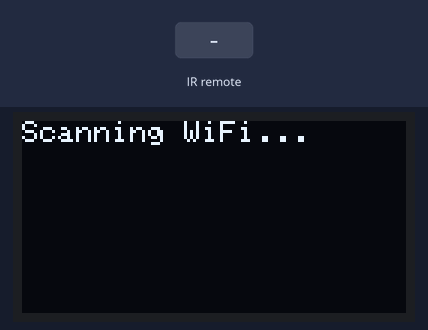
Simulated run of this sketch. Board: ESP32. Shown: 128×64 one-colour display. The test bench sets the inputs (shaded band). A WiFi scan finds three made-up networks.

Above: at 1.1 s.
At 4.7 s:
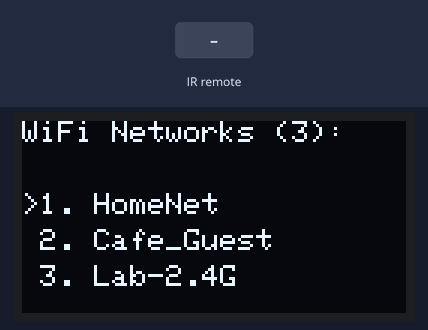
4.8 s: infrared code 0x18 received
At 5.9 s:
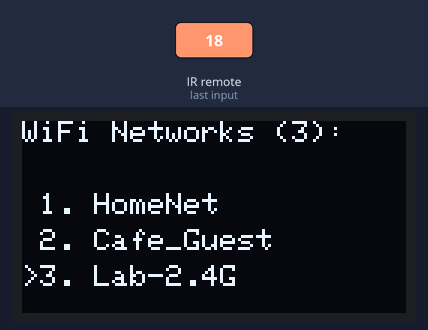
6.3 s: infrared code 0x1C received
At 7.0 s:
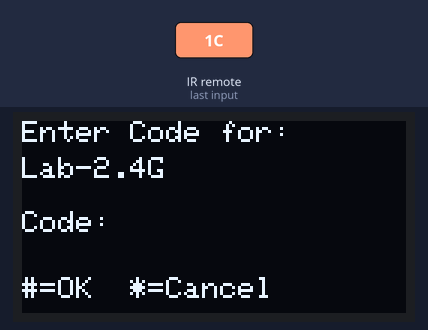
Timing chart, 0 to 9.3 s (numbered marks = the images above; inputs shaded):
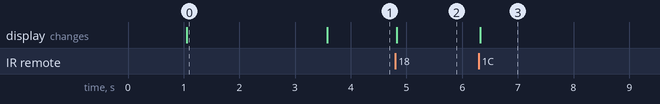

Measured:
- after the input at 4.8 s, the display: changes at once (image 2)
- after the input at 6.3 s, the display: changes at once (image 3)
- what the display in image 0 shows lasts 2.5 s, from 1.1 s to 3.6 s

The sketch:

WiFi_Selector_Menu.ino
```cpp
#include <Wire.h>
#include <Adafruit_GFX.h>
#include <Adafruit_SSD1306.h>
#include <IRremote.hpp>
#include <WiFi.h>
#include <Keypad.h>

// OLED Display Settings
#define SCREEN_WIDTH 128
#define SCREEN_HEIGHT 64
#define OLED_RESET    -1
Adafruit_SSD1306 display(SCREEN_WIDTH, SCREEN_HEIGHT, &Wire, OLED_RESET);

// IR Receiver Pin
const int IR_RECEIVE_PIN = 4;

// TODO: Replace these placeholder Hex codes with your remote's actual button codes
#define IR_BUTTON_UP   0x18
#define IR_BUTTON_DOWN 0x52
#define IR_BUTTON_OK   0x1C

// 4x4 Membrane Keypad Setup (Mapped to pins 1-8 of the ribbon cable)
const byte ROWS = 4;
const byte COLS = 4;
char keys[ROWS][COLS] = {
  {'1','2','3','A'},
  {'4','5','6','B'},
  {'7','8','9','C'},
  {'*','0','#','D'}
};

// Row pins (Pins 1, 2, 3, 4 of the membrane cable connector)
byte rowPins[ROWS] = {13, 12, 14, 27};
// Column pins (Pins 5, 6, 7, 8 of the membrane cable connector)
byte colPins[COLS] = {26, 25, 33, 32};

Keypad keypad = Keypad(makeKeymap(keys), rowPins, colPins, ROWS, COLS);

// Credential Lookup Structure
struct WifiCredential {
  String lookupCode;
  String username;
  String password;
};

// Credential Lookup Array
WifiCredential credentialTable[] = {
  { "783898", "DBANK_WIFI", "D@@nn33ll1234" },
  { "242783", "DbankWiFi2", "D@@nn33ll123" }
};
const int credentialCount = sizeof(credentialTable) / sizeof(credentialTable[0]);

// Navigation & State variables
int networkCount = 0;
int selectedIndex = 0;
int topVisibleIndex = 0;
const int maxVisibleLines = 4;
bool enteringPassword = false;
String inputBuffer = "";
String targetSSID = "";

void setup() {
  Serial.begin(115200);
  delay(1000);

  // Initialize OLED
  if(!display.begin(SSD1306_SWITCHCAPVCC, 0x3C)) {
    Serial.println(F("SSD1306 allocation failed"));
    for(;;);
  }

  // Initialize IR Receiver
  IrReceiver.begin(IR_RECEIVE_PIN, ENABLE_LED_FEEDBACK);

  // Show Loading Screen
  display.clearDisplay();
  display.setTextSize(1);
  display.setTextColor(SSD1306_WHITE);
  display.setCursor(0, 0);
  display.println(F("Scanning WiFi..."));
  display.display();

  // Scan for Wi-Fi networks
  WiFi.mode(WIFI_STA);
  WiFi.disconnect();
  networkCount = WiFi.scanNetworks();

  delay(500);
  drawMenu();
}

void loop() {
  // 1. Handle IR Remote Navigation
  if (IrReceiver.decode()) {
    unsigned long keyCommand = IrReceiver.decodedIRData.command;

    if (!enteringPassword && networkCount > 0) {
      if (keyCommand == IR_BUTTON_UP) {
        selectedIndex--;
        if (selectedIndex < 0) selectedIndex = networkCount - 1;
        updateScrollWindow();
        drawMenu();
      }
      else if (keyCommand == IR_BUTTON_DOWN) {
        selectedIndex++;
        if (selectedIndex >= networkCount) selectedIndex = 0;
        updateScrollWindow();
        drawMenu();
      }
      else if (keyCommand == IR_BUTTON_OK) {
        targetSSID = WiFi.SSID(selectedIndex);
        enteringPassword = true;
        inputBuffer = "";
        drawPasswordPrompt();
      }
    }
    IrReceiver.resume();
  }

  // 2. Handle Membrane Keypad Input for Passcode Lookup
  if (enteringPassword) {
    char key = keypad.getKey();
    if (key) {
      if (key == '#') {
        processCredentials(inputBuffer);
      }
      else if (key == '*') {
        enteringPassword = false;
        drawMenu();
      }
      else {
        if (inputBuffer.length() < 10) {
          inputBuffer += key;
          drawPasswordPrompt();
        }
      }
    }
  }
}

void updateScrollWindow() {
  if (selectedIndex < topVisibleIndex) {
    topVisibleIndex = selectedIndex;
  } else if (selectedIndex >= topVisibleIndex + maxVisibleLines) {
    topVisibleIndex = selectedIndex - maxVisibleLines + 1;
  }
}

void drawMenu() {
  display.clearDisplay();
  display.setTextSize(1);
  display.setTextColor(SSD1306_WHITE);

  display.setCursor(0, 0);
  display.print(F("WiFi Networks ("));
  display.print(networkCount);
  display.print(F("):"));

  if (networkCount == 0) {
    display.setCursor(0, 20);
    display.print(F("No networks found!"));
    display.display();
    return;
  }

  int yPos = 12;
  for (int i = topVisibleIndex; i < min(topVisibleIndex + maxVisibleLines, networkCount); i++) {
    yPos += 12;
    display.setCursor(0, yPos);

    if (i == selectedIndex) {
      display.print(F(">"));
    } else {
      display.print(F(" "));
    }

    display.print(i + 1);
    display.print(F(". "));

    String ssid = WiFi.SSID(i);
    if (ssid.length() > 14) {
      ssid = ssid.substring(0, 14) + "..";
    }
    display.print(ssid);
  }
  display.display();
}

void drawPasswordPrompt() {
  display.clearDisplay();
  display.setTextSize(1);
  display.setTextColor(SSD1306_WHITE);

  display.setCursor(0, 0);
  display.print(F("Enter Code for:"));
  display.setCursor(0, 12);
  display.print(targetSSID.substring(0, 16));

  display.setCursor(0, 30);
  display.print(F("Code: "));
  display.print(inputBuffer);

  display.setCursor(0, 52);
  display.print(F("#=OK  *=Cancel"));
  display.display();
}

void processCredentials(String code) {
  String matchedUser = "";
  String matchedPass = "";
  bool found = false;

  for (int i = 0; i < credentialCount; i++) {
    if (credentialTable[i].lookupCode == code) {
      matchedUser = credentialTable[i].username;
      matchedPass = credentialTable[i].password;
      found = true;
      break;
    }
  }

  display.clearDisplay();
  display.setCursor(0, 10);

  if (!found) {
    display.print(F("Invalid Code!"));
    display.display();
    delay(2000);
    inputBuffer = "";
    drawPasswordPrompt();
    return;
  }

  display.print(F("Connecting..."));
  display.setCursor(0, 25);
  display.print(targetSSID);
  display.display();

  WiFi.begin(targetSSID.c_str(), matchedPass.c_str());

  int attempts = 0;
  while (WiFi.status() != WL_CONNECTED && attempts < 25) {
    delay(500);
    attempts++;
  }

  display.clearDisplay();
  display.setCursor(0, 20);
  if (WiFi.status() == WL_CONNECTED) {
    display.print(F("Connected Success!"));
    Serial.println("\nConnected successfully using credentials!");
  } else {
    display.print(F("Connection Failed!"));
    Serial.println("\nFailed to connect with provided credentials.");
  }
  display.display();
  delay(3000);

  enteringPassword = false;
  drawMenu();
}
```
